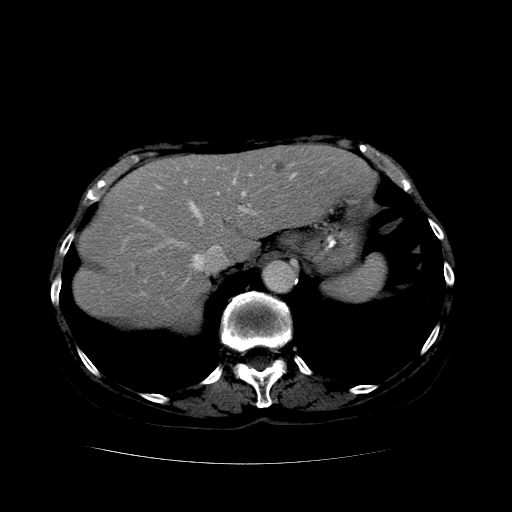
#> input picture Lectures Scripts/Sample Liver Image.bmp, 512 x 512 px, found by its file name
$ python '[27] Shape Features Extraction for 2D.py'
#> lines starting #> are read from the running program, lines starting #| are printed output that depends on the picture; after the words box and inside, x2 and y2 are one past the last pixel; in counts of white or black regions, pixels touching at a corner belong together; long printed decimals are rounded
# Author: Hossam Magdy Balaha
# Date: June 19th, 2024
# Permissions and Citation: Refer to the README file.

import cv2
import numpy as np

caseImgPath = r"Sample Liver Image.bmp"
caseSegPath = r"Sample Liver Segmentation.bmp"

# Load the images.
caseImg = cv2.imread(caseImgPath, cv2.IMREAD_GRAYSCALE)
#> caseImg is the input picture: shape (512, 512); min 0, max 255, mean 24.9
caseSeg = cv2.imread(caseSegPath, cv2.IMREAD_GRAYSCALE)
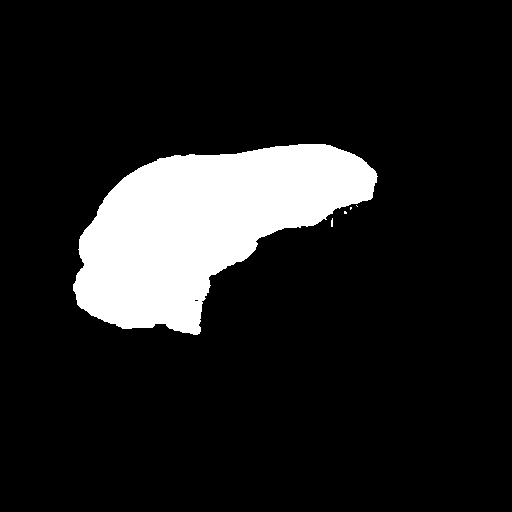
#> input picture Lectures Scripts/Sample Liver Segmentation.bmp, 512 x 512 px, found by its file name
#> caseSeg: shape (512, 512); 12.6% white; 5 white regions (4 under 20 px)

# Extract the ROI.
roi = cv2.bitwise_and(caseImg, caseSeg)
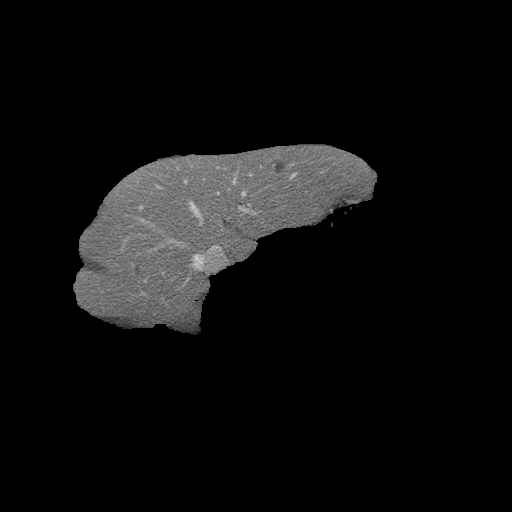
#> roi: shape (512, 512); min 0, max 214, mean 14.5

# Crop the ROI.
x, y, w, h = cv2.boundingRect(roi)
#> x = 73; y = 144; w = 305; h = 191
cropped = roi[y:y + h, x:x + w]
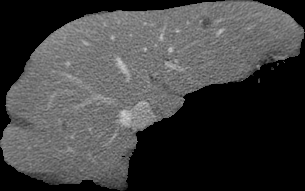
#> cropped: shape (191, 305); min 0, max 214, mean 65.2

# Calculate the Shape Features:

# 1. Area.
area = cv2.countNonZero(cropped)
#> area = 32903

# 2. Perimeter.
contours, _ = cv2.findContours(cropped, cv2.RETR_EXTERNAL, cv2.CHAIN_APPROX_SIMPLE)
#> contours = 5 contours, 4 with area under 20; largest, box (x1, y1, x2, y2) and area: (0, 0, 305, 191) 32494
largestContour = max(contours, key=cv2.contourArea)
#> largestContour = contour of 345 points, box (x1, y1, x2, y2) (0, 0, 305, 191), area 32494
perimeter = cv2.arcLength(largestContour, True)
#> perimeter = 883.3

# 3. Centroid.
moments = cv2.moments(largestContour)
#> moments = moments, m00 32493.5, centre m10/m00, m01/m00 = (129.5, 81.63)
centroidX = int(moments["m10"] / moments["m00"])
#> centroidX = 129
centroidY = int(moments["m01"] / moments["m00"])
#> centroidY = 81

# 4. Bounding Box.
x, y, w, h = cv2.boundingRect(largestContour)
#> x = 0; y = 0

# 5. Aspect Ratio.
aspectRatio = w / h
#> aspectRatio = 1.6

# 6. Compactness.
compactness = (perimeter ** 2) / (4 * np.pi * area)
#> compactness = 1.89

# 7. Eccentricity.
mu20 = moments["mu20"] / moments["m00"]
#> mu20 = 5526.3
mu02 = moments["mu02"] / moments["m00"]
#> mu02 = 2285.6
eccentricity = np.sqrt(1 - (mu02 / mu20))
#> eccentricity = 0.766

# 8. Convex Hull.
smallestConvexHull = cv2.convexHull(largestContour)
#> smallestConvexHull = contour of 34 points, box (x1, y1, x2, y2) (0, 0, 305, 191), area 38416
convexHullArea = cv2.contourArea(smallestConvexHull)
#> convexHullArea = 38416

# 9. Extent.
extent = area / (w * h)
#> extent = 0.565

# 10. Solidity.
solidity = area / convexHullArea
#> solidity = 0.856

# 11. Major Axis Length.
majorAxisLength = 2 * np.sqrt(moments["m20"] / moments["m00"])
#> majorAxisLength = 298.6

# 12. Minor Axis Length.
minorAxisLength = 2 * np.sqrt(moments["m02"] / moments["m00"])
#> minorAxisLength = 189.2

# 13. Orientation.
orientation = 0.5 * np.arctan2(2 * moments["mu11"], moments["mu20"] - moments["mu02"])
#> orientation = -0.455

# 14. Roundness.
roundness = (4 * area) / (np.pi * perimeter ** 2)
#> roundness = 0.0537

print("Area: ", area)
#| Area:  32903
print("Perimeter: ", perimeter)
#| Perimeter:  883.252
print("Centroid: ", centroidX, centroidY)
#| Centroid:  129 81
print("Bounding Box: ", x, y, w, h)
#| Bounding Box:  0 0 305 191
print("Aspect Ratio: ", aspectRatio)
#| Aspect Ratio:  1.597
print("Compactness: ", compactness)
#| Compactness:  1.887
print("Eccentricity: ", eccentricity)
#| Eccentricity:  0.7658
print("Convex Hull Area: ", convexHullArea)
#| Convex Hull Area:  38416.0
print("Extent: ", extent)
#| Extent:  0.5648
print("Solidity: ", solidity)
#| Solidity:  0.8565
print("Major Axis Length: ", majorAxisLength)
#| Major Axis Length:  298.629
print("Minor Axis Length: ", minorAxisLength)
#| Minor Axis Length:  189.191
print("Orientation: ", orientation)
#| Orientation:  -0.4545
print("Roundness: ", roundness)
#| Roundness:  0.0537
